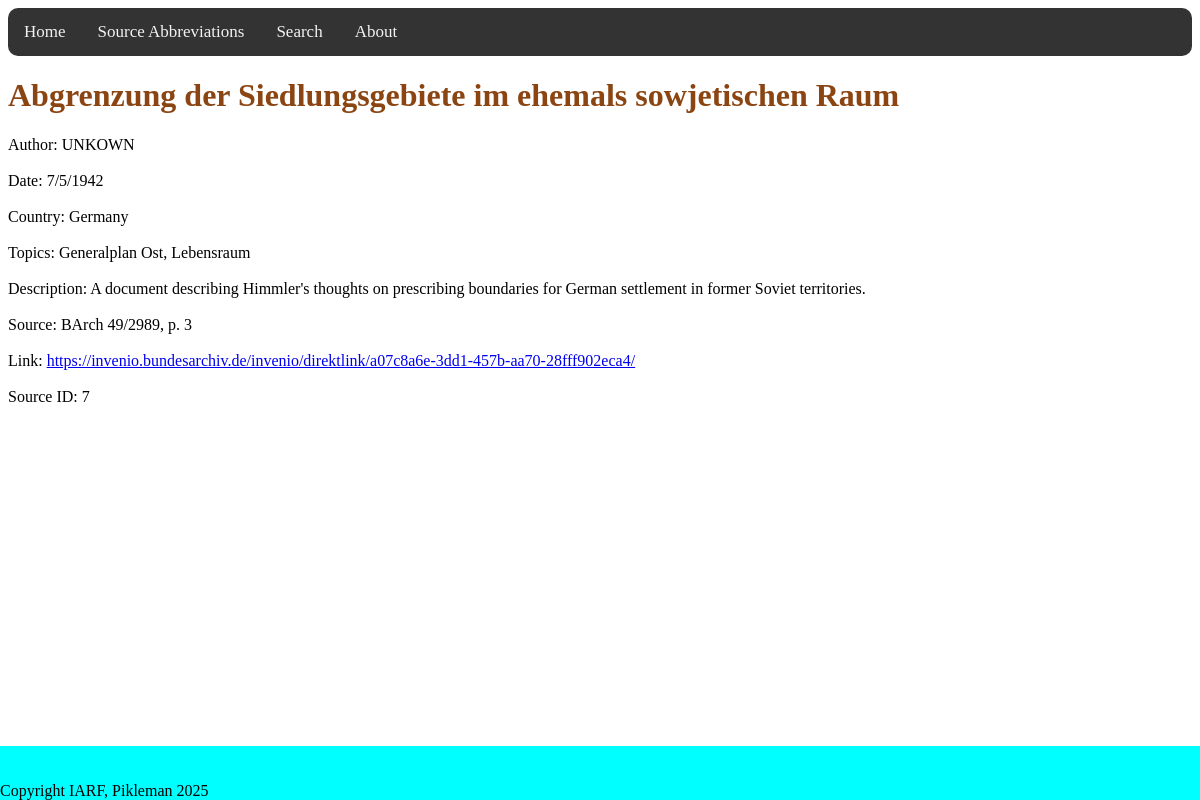
Screenshot of /source/7 with the database file from the repository.
### tables this page shows
CREATE TABLE "SOURCES" (
	"Title"	TEXT,
	"Month"	INTEGER,
	"Date"	INTEGER,
	"Year"	INTEGER,
	"Author"	TEXT,
	"Country"	TEXT,
	"Topic"	TEXT,
	"Description"	TEXT,
	"Source"	TEXT,
	"Protected"	INTEGER,
	"Path"	TEXT
, "ID"	INTEGER, "Scaled"	INTEGER, "Link"	TEXT, "Attribution"	TEXT, "Usable"	INTEGER);

### app.py (the view)
@app.route('/source/<id>')
def source(id):
    db = sqlite3.connect('sources.db')
    cursor = db.execute('SELECT * FROM SOURCES WHERE ID = ?', (id,))
    source = []
    for row in cursor:
        for col in row:
            source.append(col)
    db.close()
    return render_template("source.html", source=source)

### templates/source.html (shortened to what this page needs)
<!DOCTYPE html>
<html lang="en">
<head>
    <link rel="stylesheet" href="{{ url_for('static', filename='styles/styles.css') }}">
</head>
<body>
    <div class="topnav">
      <a href="{{url_for('index')}}">Home</a>
      <a href="{{url_for('sources_abbr')}}">Source Abbreviations</a>
      <a href="{{ url_for('search') }}">Search</a>
      <a href="{{ url_for('about') }}">About</a>
    </div>
    <h1 id="title">{{ source[0] }}</h1>
    <div id="metadata">
        <p>
            Author: {{ source[4] }}<br><br>
            Date: {{ source[2] }}/{{ source[1] }}/{{ source[3] }}<br><br>
            Country: {{ ', '.join(source[5].split('/')) }}<br><br>
            Topics: {{ ', '.join(source[6].split('/')) }}<br><br>
            Description: {{ source[7] }}<br><br>
            Source: {{ source[8] }}<br><br>
            {% if source[13] != None %}
                Link: <a href="{{ source[13] }}">{{ source[13] }}</a><br><br>
            {% endif %}
            Source ID: {{ source[11] }}
        </p>
    <br>
    <br>
    <br>
    </div>
</body>
<footer>
    <br>
    <br>
    Copyright IARF, Pikleman 2025
    <br>
</footer>
</html>

### static/styles/styles.css (style rules this page uses)
#title { color: saddlebrown; font-family: Copperplate; }
footer { position: fixed; bottom: 0; left: 0; right: 0; background-color: aqua; }
#metadata { font-family: Copperplate; padding-left: 0px; }
.topnav { background-color: #333; overflow: hidden; border-radius: 10px; }
.topnav a { float: left; color: #f2f2f2; text-align: center; padding: 14px 16px; text-decoration: none; font-size: 17px; }

### rows the page displays
SOURCES: Title "Abgrenzung der Siedlungsgebiete im ehemals sowjetischen Raum", Author "UNKOWN", Date "7", Month "5", Year "1942", Country "Germany", Topic "Generalplan Ost, Lebensraum", Description "A document describing Himmler's thoughts on prescribing boundaries for German settlement in former Soviet territories.", Source "BArch 49/2989, p. 3", Link "https://invenio.bundesarchiv.de/invenio/direktlink/a07c8a6e-3dd1-457b-aa70-28fff902eca4/", ID "7"
